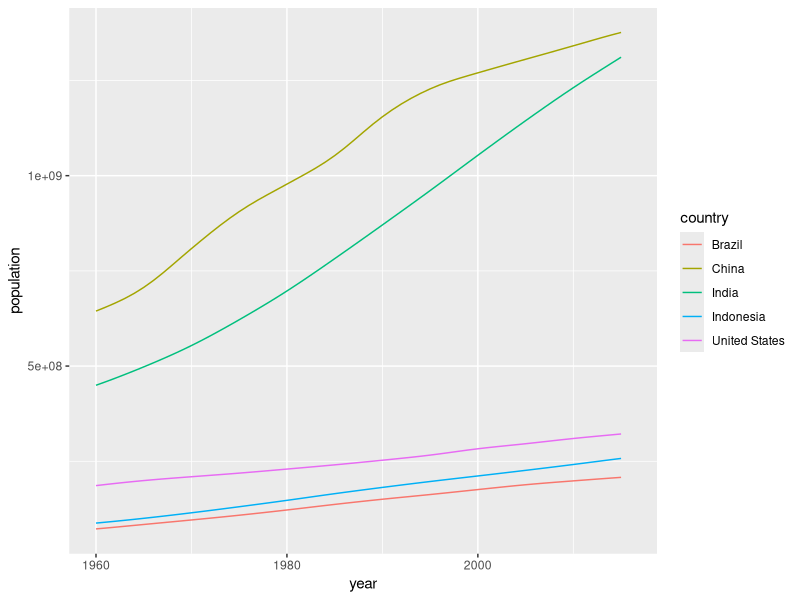

This chart was generated by the following R code:
install.packages("dslabs")
library(tidyverse)
library(dslabs) 
library(dplyr)

# After you have loaded the dslabs package, you can access the data stored in `gapminder`. Let's look at the top 5 lines 
gapminder %>% as_tibble() %>% 
  head(5)

gapminder %>% as_tibble() %>% 
  View()

gapminder %>% as_tibble() %>% 
  dim()
## Which five countries had the largest population size in 2015
top_5_pop_country <- gapminder %>% as_tibble() %>% 
  filter(year == 2015)%>%
  arrange(-population)%>%
  select(country)%>%
  head(5)%>% 
  pull()## why need pull()?
top_5_pop_country

## how has the population sizes in those countries changes since 1960?
gapminder %>% 
  filter(country %in% top_5_pop_country)%>%
  ggplot() +
  geom_line(mapping = aes(x = year, y = population, color = country))

## Question 2. Rank the following countries in infant mortality rate in 2015.
gapminder %>%
  filter(year==2015, country %in% c("Turkey", "Poland", "South Korea", "Russia", "Vietnam", "South Africa")) %>%
  arrange(infant_mortality) %>%
  select(country, infant_mortality) %>% 
  knitr::kable()
